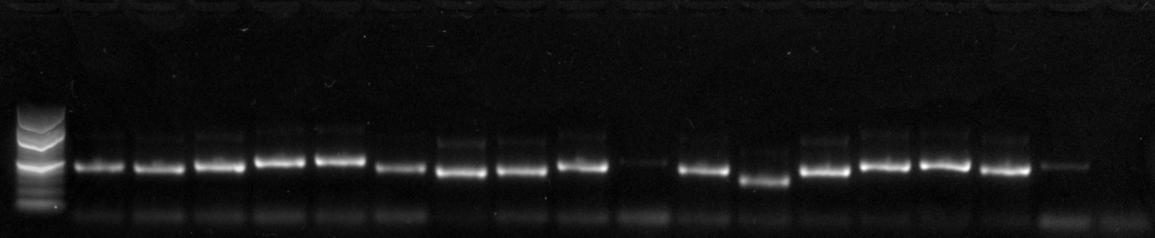
#> input picture src/gelelectro/analysis/samle_size/test1.jpg, 2309 x 475 px (shown at 1/2 size)
$ python peaks_detect.py test1.jpg
#> lines starting #> are read from the running program, lines starting #| are printed output that depends on the picture; long printed decimals are rounded
import cv2
import matplotlib.pyplot as plt
import numpy as np
import sys
from scipy import signal as sig

################ DEFINE FUNCTIONS
def show_image():
    plt.figure()
    plt.imshow(grayscale_img, cmap = 'gray')
    plt.axis('off')
    plt.show()

def get_signals_list(img, img_width):
    signals = []
    lowest_signal = 255

    for pixel_line in range(img_width):
        signal_line = img[:,pixel_line]
        signals.append(signal_line)

        if min(signal_line) < lowest_signal: # to fix: mby already in preprocessing
            lowest_signal = min(signal_line)

    if lowest_signal != 0:
        print("normalize the intensity scale")

    return signals

def plot_signal_in_pixel_line(pixel_line):
    plt.figure()
    plt.plot(signals[pixel_line])
    plt.title(pixel_line)
    plt.show(block = False)
    plt.ylim(top=255)

def get_peak_centers(pixel_line, width_threshold, intensity_threshold):
    signal = signals[pixel_line]
    peak_centers = []
    peaks, properties = sig.find_peaks(signal, height=intensity_threshold, width=width_threshold)

    for peak in peaks:
        peak_centers.append(peak)

    return peak_centers

def get_lane_and_ladder_specifs(width_threshold, min_ladder_bands, all_peak_centers):
    all_lane_specifs = {}
    ladder_specifs = []
    start = False
    width = 0

    for pixel_line, peak_center in enumerate(all_peak_centers): # to fix: no need to enumerate
        num_of_peaks = len(all_peak_centers[pixel_line])
        #print(num_of_peaks)

        if num_of_peaks > 0 and not start:
            #print("start")
            lane_specifs = {}
            start = pixel_line
            width = 1

        elif num_of_peaks > 0 and start:
            width += 1

        elif num_of_peaks == 0 and (start or pixel_line == len(all_lane_specifs)-1):
            #print("end")
            if width > width_threshold:
                #print("width satisfied")
                lane_specifs["start"] = start
                lane_specifs["center"] = (start + width/2)
                lane_specifs["end"] = pixel_line

                if len(ladder_specifs) == 0:
                    ladder_specifs = lane_specifs
                else:
                    all_lane_specifs[len(all_lane_specifs)] = lane_specifs

            width = 0
            start = False

    return all_lane_specifs, ladder_specifs

def get_max_signal_distance_of_lane(lane):
    center_pixel_line = int(all_lane_specifs[lane]["center"])
    center_signal = np.array(signals[center_pixel_line])
    distance = np.argmax(center_signal)
    return distance

def get_sample_size_function_variables(ladder_specifs, sizes):
    ladder_center_signal = signals[int(ladder_specifs["center"])]
    distances, properties = sig.find_peaks(ladder_center_signal, height=5, distance = 5, prominence=5)

    if len(distances) > 3:
        # Get heights of detected peaks
        peak_heights = properties['peak_heights']
        top_indices = np.argsort(peak_heights)[-3:]

        # Select the highest 3 peaks
        top_peak_distances = sorted(distances[top_indices])
    else:
        top_peak_distances = sorted(distances)  # If less than 3 peaks, take whatever is found


    log_sizes = np.log10(sizes)

    slope, intercept = np.polyfit(top_peak_distances, log_sizes, 1)

    return slope, intercept, top_peak_distances

def estimate_sample_size(slope, intercept, distance):
    predicted_size = 10**(slope * distance + intercept)
    return predicted_size

################# MAIN CODE

# read the preprocessed image
image = sys.argv[1]
png_image = cv2.imread(image, cv2.IMREAD_UNCHANGED)
#> png_image is the input picture: shape (475, 2309); min 0, max 255, mean 18.8
cv2.imwrite('image.jpg', png_image) # to do: dlt this line
image = 'image.jpg'
grayscale_img = cv2.imread(image, cv2.IMREAD_GRAYSCALE) # to fix: move to img preprocessing
#> grayscale_img: shape (475, 2309); min 0, max 255, mean 18.8
img_height, img_width = grayscale_img.shape
#> img_height = 475; img_width = 2309

signals = get_signals_list(grayscale_img, img_width)
#> the loop in get_signals_list, `for pixel_line in range(img_width):` made 2309 passes
#> lowest_signal on pass 1: 0
#> after the loop in get_signals_list, `for pixel_line in range(img_width):`: lowest_signal = 0; signals = 2309 items
#> signals = 2309 items

all_peak_centers = {}

for index, signal in enumerate(signals):
    all_peak_centers[index] = get_peak_centers(index, 5, 40)
#> this loop made 2309 passes
#> peaks in get_peak_centers on passes 29 to 31: [327], [320, 327, 330], [267, 279, 328]
#> after the loop, all_peak_centers = 2309 items

max_peaks_in_line = max([len(all_peak_centers[i]) for i in range(len(all_peak_centers))])
#> max_peaks_in_line = 7

all_lane_specifs, ladder_specifs = get_lane_and_ladder_specifs(width_threshold = 25, min_ladder_bands = 3, all_peak_centers = all_peak_centers)
#> the loop in get_lane_and_ladder_specifs, `for pixel_line, peak_center in enumerate(all_peak_centers):` made 2309 passes
#> (num_of_peaks, start) on pass 29: (1, 28)
#> after the loop in get_lane_and_ladder_specifs, `for pixel_line, peak_center in enumerate(all_peak_centers):`: all_lane_specifs = 17 items; ladder_specifs = {'start': 28, 'center': 80.5, 'end': 133}; lane_specifs = 0 items; start = False; width = 0
#> all_lane_specifs = 17 items; ladder_specifs = {'start': 28, 'center': 80.5, 'end': 133}


# get variables of the distance->size function
slope, intercept, main_ladder_band_dist = get_sample_size_function_variables(ladder_specifs, [1517, 1000, 517])
#> in get_sample_size_function_variables, `ladder_center_signal = signals[int(ladder_specifs["center"])]`: ladder_center_signal = 475 values, max 220 at index 299, min 0 at index 200, mean 50.19
#> in get_sample_size_function_variables, `distances, properties = sig.find_peaks(ladder_center_signal, height=5,..`: distances = 24 values from 7 to 456; properties = 4 items
#> in get_sample_size_function_variables, `peak_heights = properties['peak_heights']`: peak_heights = 24 values, max 220 at index 17, min 8 at index 12, mean 41.67
#> in get_sample_size_function_variables, `top_indices = np.argsort(peak_heights)[-3:]`: top_indices = [16, 18, 17]
#> in get_sample_size_function_variables, `top_peak_distances = sorted(distances[top_indices])`: top_peak_distances = [265, 299, 341]
#> in get_sample_size_function_variables, `slope, intercept = np.polyfit(top_peak_distances, log_sizes, 1)`: slope = -0.00618; intercept = 4.83
#> slope = -0.00618; intercept = 4.83; main_ladder_band_dist = [265, 299, 341]

#estimate the size of each sample
for lane in all_lane_specifs:
    sample_distance = get_max_signal_distance_of_lane(lane) # to fix: mby compute avg of the lane
    sample_size = estimate_sample_size(slope, intercept, sample_distance)
    print(sample_size)
#> this loop made 17 passes
#> (center_pixel_line in get_max_signal_distance_of_lane, distance in get_max_signal_distance_of_lane, sample_distance, predicted_size in estimate_sample_size, sample_size) on passes 1 to 12: (199, 334, 334, 582.2, 582.2), (319, 337, 337, 557.9, 557.9), (440, 336, 336, 565.9, 565.9), (559, 328, 328, 634.1, 634.1), (681, 325, 325, 661.7, 661.7), (801, 338, 338, 550, 550), (922, 345, 345, 497.9, 497.9), (1044, 343, 343, 512.3, 512.3), (1166, 337, 337, 557.9, 557.9), (1288, 439, 439, 130.8, 130.8), (1408, 343, 343, 512.3, 512.3), (1529, 364, 364, 380, 380)
#| 582.234
#| 557.912
#| 565.904
#| 634.104
#| 661.747
#| 550.033
#| 497.908
#| 512.275
#> (further printed lines are left out)

plot_signal_in_pixel_line(int(ladder_specifs["center"]))
#> in plot_signal_in_pixel_line, `plt.show(block = False)`:
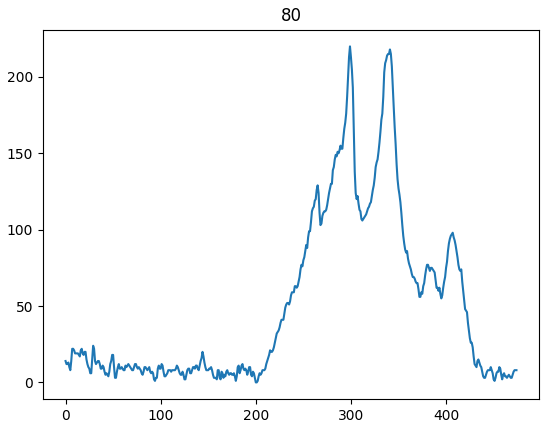
#> figure drawn by matplotlib, 1 panel; curve peaks at x = 299, y = 220

print(main_ladder_band_dist)
#| [265, 299, 341]

show_image()
